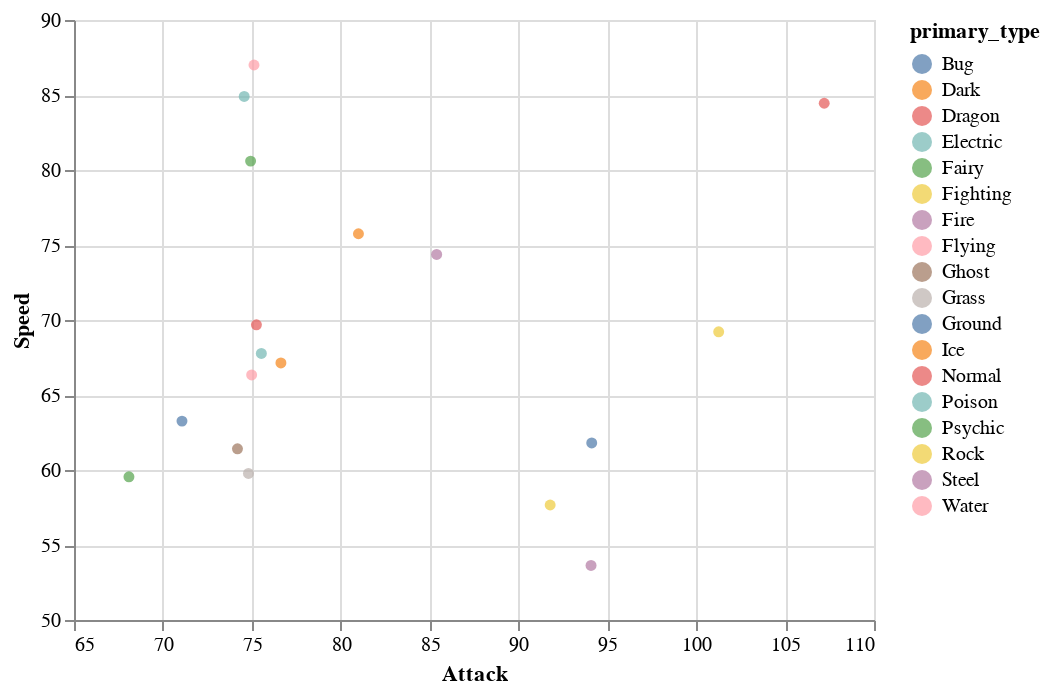

Notebook cell for this chart:
### Markdown cell above
<h3> Attack and Speed comparison (Testing purposes)

### Code cell
import altair as alt

mean_stats = df.groupby('primary_type')[['attack', 'defense', 'speed']].mean().reset_index()

# Create a scatterplot comparing attack and speed
scatterplot = alt.Chart(mean_stats).mark_circle().encode(
    x=alt.X('attack:Q', title='Attack', scale=alt.Scale(domain=(65, 110))), 
    y=alt.Y('speed:Q', title='Speed', scale=alt.Scale(domain=(50, 90))),
    color='primary_type:N',
    tooltip=['primary_type']
)

scatterplot

### Figure 1 — Vega-Lite specification as saved in the notebook (floating-point values rounded to 4 significant figures)
{"config": {"view": {"continuousWidth": 400, "continuousHeight": 300}}, "data": {"name": "data-116d92f589ef0932be0dbb116c4efc1d"}, "mark": "circle", "encoding": {"color": {"field": "primary_type", "type": "nominal"}, "tooltip": [{"field": "primary_type", "type": "nominal"}], "x": {"field": "attack", "scale": {"domain": [65, 110]}, "title": "Attack", "type": "quantitative"}, "y": {"field": "speed", "scale": {"domain": [50, 90]}, "title": "Speed", "type": "quantitative"}}, "$schema": "https://vega.github.io/schema/vega-lite/v4.17.0.json", "datasets": {"data-116d92f589ef0932be0dbb116c4efc1d": [{"primary_type": "Bug", "attack": 71.07, "defense": 71.8, "speed": 63.26}, {"primary_type": "Dark", "attack": 81.0, "defense": 64.98, "speed": 75.75}, {"primary_type": "Dragon", "attack": 107.2, "defense": 84.78, "speed": 84.45}, {"primary_type": "Electric", "attack": 74.57, "defense": 66.51, "speed": 84.9}, {"primary_type": "Fairy", "attack": 68.09, "defense": 70.55, "speed": 59.55}, {"primary_type": "Fighting", "attack": 101.3, "defense": 72.21, "speed": 69.21}, {"primary_type": "Fire", "attack": 85.4, "defense": 68.11, "speed": 74.37}, {"primary_type": "Flying", "attack": 75.12, "defense": 64.38, "speed": 87.0}, {"primary_type": "Ghost", "attack": 74.2, "defense": 80.44, "speed": 61.41}, {"primary_type": "Grass", "attack": 74.81, "defense": 71.82, "speed": 59.77}, {"primary_type": "Ground", "attack": 94.12, "defense": 85.46, "speed": 61.8}, {"primary_type": "Ice", "attack": 76.64, "defense": 71.08, "speed": 67.14}, {"primary_type": "Normal", "attack": 75.26, "defense": 61.17, "speed": 69.68}, {"primary_type": "Poison", "attack": 75.54, "defense": 76.18, "speed": 67.77}, {"primary_type": "Psychic", "attack": 74.93, "defense": 70.99, "speed": 80.59}, {"primary_type": "Rock", "attack": 91.78, "defense": 97.97, "speed": 57.67}, {"primary_type": "Steel", "attack": 94.08, "defense": 117.4, "speed": 53.64}, {"primary_type": "Water", "attack": 74.99, "defense": 73.12, "speed": 66.34}]}}
